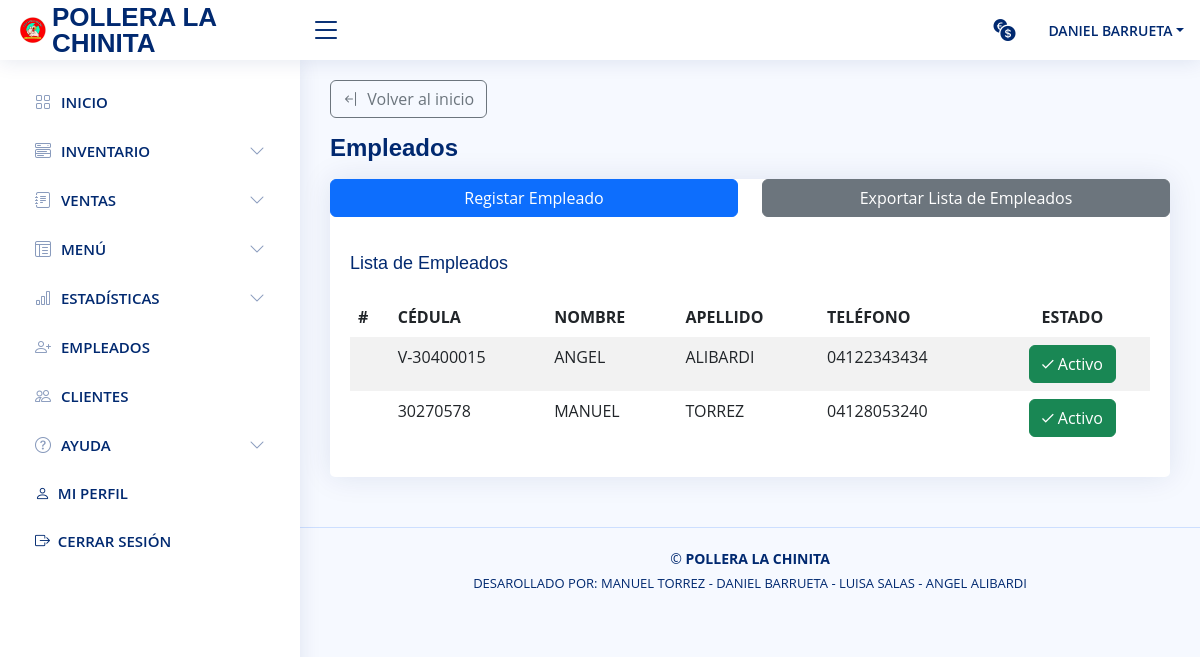
/vista/lista_empleados.php (signed in), run on an earlier commit of the app's database.
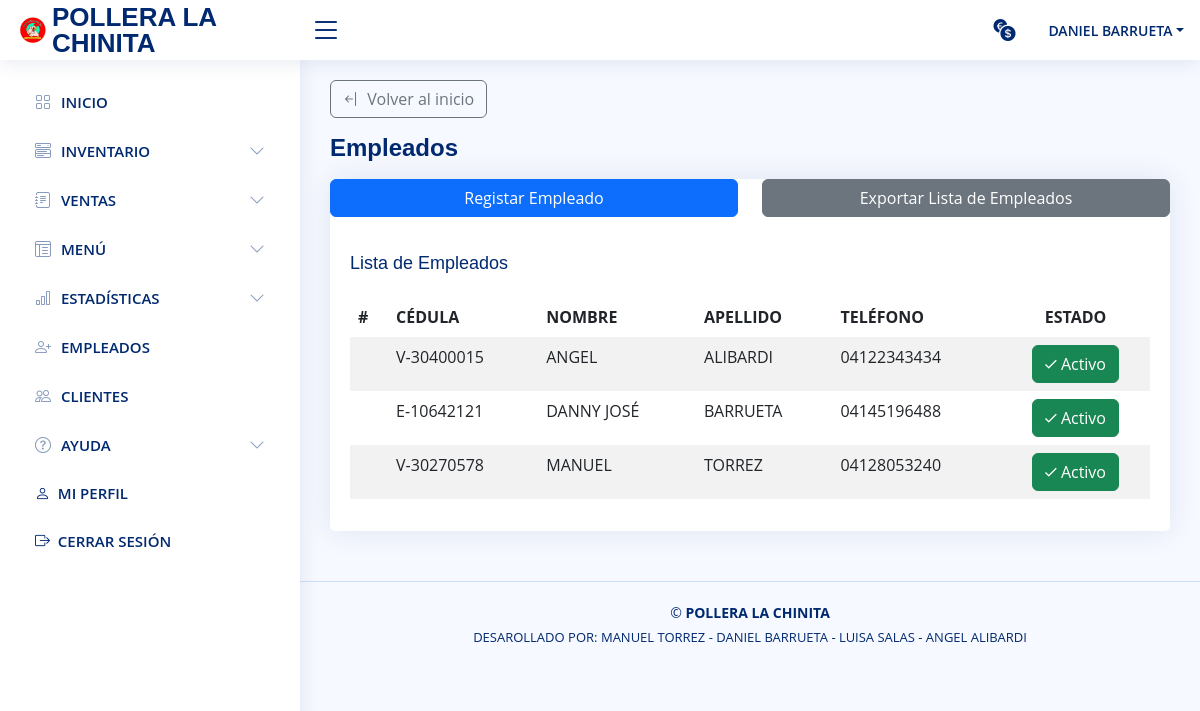
And on a later commit of the database.
### tables this page shows
CREATE TABLE `usuario` (
  `id_usuario` int NOT NULL,
  `cedula` varchar(10) NOT NULL,
  `nombre` varchar(50) NOT NULL,
  `apellido` varchar(50) NOT NULL,
  `correo` varchar(70) NOT NULL,
  `contraseña` varchar(20) NOT NULL,
  `telefono` varchar(11) NOT NULL,
  `direccion` varchar(70) NOT NULL,
  `primer_inicio` tinyint(1) NOT NULL,
  `id_rol` int NOT NULL,
  `estado` int NOT NULL
);

### modelo/modeloPrincipal.php (called while the page is built, shortened)
<?php
class modeloPrincipal {
    public static function Conexion(){
        if(!$con = mysqli_connect(SERVER, USER, PASSWORD)){
            die("Los datos de conexión con la base de datos ingresados son incorrectos, por favor verifique");
        }
        mysqli_set_charset($con, "utf8");
        return $con;
    }
    public static function consultar($query) {
        if (!$consul = mysqli_query(Self::Conexion(),$query)) {
            mysqli_query(Self::Conexion(),"ROLLBACK;");
            die(mysqli_error($query).' Error en la consulta SQL ejecutada ');
        }else{
            mysqli_query(Self::Conexion(),"COMMIT;");
        }
        return $consul;
    }
}

### include/listas_registros_include.php (the view, shortened to what this page needs)
<?php
include_once("../modelo/modeloPrincipal.php");
function consultar_registros($tabla){
    $id_usuario = $_SESSION['user_id'];
        while ( $mostrar = mysqli_fetch_array($consulta)) { ?>
        <?php }
    if($tabla === 'usuario'){
        $consulta = modeloPrincipal::consultar("SELECT id_usuario, cedula, nombre, apellido, telefono, estado FROM usuario
            WHERE id_usuario != '$id_usuario' AND id_rol != 1 ORDER BY nombre ASC");
        while ( $mostrar = mysqli_fetch_array($consulta)) { ?>
            <tr>
                <td></td>
                <td><?= $mostrar["cedula"]; ?></td>
                <td><?= $mostrar["nombre"]; ?></td>
                <td><?= $mostrar["apellido"]; ?></td>
                <td><?= $mostrar["telefono"]; ?></td>
                <td scope="row" class="text-center">
                    <form action="../controlador/usuario_controller.php" method="post" class="SendFormAjax" data-type-form="updateAccounUser" >
                        <?php if ($mostrar["estado"] === "1") { ?>
                            <button <?= ($_SESSION['id_rol']  < "3") ? '' : 'disabled' ?> class="btn btn-success" title="estado del usuario">
                                <i class="zmdi zmdi-check"></i> Activo
                            </button>
                        <?php }else if ($mostrar["estado"] === "0") { ?>
                            <input type="hidden" name="modulo" value="inactivo">
                            <button <?= ($_SESSION['id_rol']  < "3") ? '' : 'disabled' ?> class="btn btn-danger">
                                <i class="zmdi zmdi-close"></i> Inactivo
                            </button>
                        <?php } ?>
                    </form>
                </td>
            </tr>
        <?php }
    }
        while ( $mostrar =  mysqli_fetch_assoc($consulta)) { ?>
    <?php }
};

### vista/lista_empleados.php (shortened to what this page needs)
<?php
if (!isset($_SESSION['logged_in']) || $_SESSION['logged_in'] !== true) {
	header('Location: ../index.php');
	exit();
}else if ($_SESSION['id_rol'] < "3"){ ?>
  <!DOCTYPE html>
  <html lang="en">
    <head>
        <?php
          include_once("../include/meta_include.php");
          include_once("../include/css_include.php"); ?>
    </head>
    <body>
      <?php
        include_once("../include/header.php");
        include_once("../include/sliderbar.php"); ?>
      <main id="main" class="main">
        <div class="pagetitle">
          <a class="btn btn-outline-secondary bi bi-arrow-bar-left" href="./inicio.php">&nbsp; Volver al inicio</a>
          <h1 class="my-3">Empleados</h1>
        </div>
        <section class="section dashboard">
          <div class="row">
            <div class="col-lg-12">
              <div class="card">
                <div class="row btn-group text-center">
                  <div class="col-12 col-sm-12 col-md-6 mb-3 row m-0">
                    <a class="col-12 btn btn-primary" href="./registrar_empleados.php">Registar Empleado</a>
                  </div>
                  <div class="col-12 col-sm-12 col-md-6 mb-3 row m-0">
                    <a class="col-12 btn btn-secondary" target="_blank" href="./reportes/lista_empleados.php" class=col-12 "btn btn-success">Exportar Lista de Empleados</a>
                  </div>
                </div>
                <div class="card-body pb-3">
                  <div class="table-responsive">
                    <h5 class="card-title">Lista de Empleados</h5>
                    <table class="table table-borderless table-striped datatable" id="example">
                      <thead>
                        <tr>
                          <th scope="col">#</th>
                          <th scope="col">CÉDULA</th>
                          <th scope="col">NOMBRE</th>
                          <th scope="col">APELLIDO</th>
                          <th scope="col">TELÉFONO</th>
                          <th scope="col" class="text-center">ESTADO</th>
                        </tr>
                      </thead>
                      <tbody>
                        <?php include("../include/listas_registros_include.php"); consultar_registros('usuario'); ?>
                      </tbody>
                    </table>
                  </div>
                </div>
              </div>
            </div>
          </div>
        </section>
      </main>
      <?php
        include_once("../include/footer.php");
        include_once("../include/scripts_include.php"); ?>
    </body>
  </html>
<?php }else {
	header('Location: ./inicio.php');
	exit();
	}
?>

### include/css_include.php (shortened to what this page needs)
<link href="./css/sweet-alert.css" rel="stylesheet">
<link href="./css/bootstrap.min.css" rel="stylesheet">
<link href="./css/main.css" rel="stylesheet">
<link href="./css/material-design-iconic-font.min.css" rel="stylesheet">
<link href="./css/bootstrap-icons.css" rel="stylesheet">
<link rel="stylesheet" href="css/dataTables.bootstrap5.min.css">
<link href="assets/css/style.css" rel="stylesheet">
<link rel="stylesheet" href="./css/select2.min.css">

### include/header.php (shortened to what this page needs)
<header id="header" class="header fixed-top d-flex align-items-center">
  <div class="d-flex align-items-center justify-content-between">
    <a href="./inicio.php" class="logo d-flex align-items-center ">
      <img src="img/logo.png" alt="">
      <span class="d-none d-lg-block">POLLERA LA CHINITA</span>
    </a>
    <i class="bi bi-list toggle-sidebar-btn"></i>
  </div>
  <nav class="header-nav ms-auto">
    <ul class="d-flex align-items-center">
      <li class="nav-item dropdown">
        <a class="nav-link nav-icon" href="" data-bs-toggle="dropdown">
          <i class="bi bi-currency-exchange"></i>
        </a>
      </li>
        <li class="nav-item dropdown pe-3">
          <a class="nav-link nav-profile d-flex align-items-center pe-0" href="" data-bs-toggle="dropdown">
            <span class="d-none d-md-block dropdown-toggle ps-2"><?php echo $_SESSION['nombre'], " ", $_SESSION['apellido']; ?></span>
          </a>
        </li>
      </ul>
    </nav>
  </header>

### include/sliderbar.php (shortened to what this page needs)
<aside id="sidebar" class="sidebar">
  <ul class="sidebar-nav" id="sidebar-nav">
    <li class="nav-item">
      <a class="nav-link collapsed" href="inicio.php">
        <i class="bi bi-grid"></i>
        <span>INICIO</span>
      </a>
    </li>
    <li class="nav-item">
      <a class="nav-link collapsed" data-bs-target="#components-nav" data-bs-toggle="collapse" href="#">
        <i class="bi bi-menu-button-wide"></i><span>INVENTARIO</span><i class="bi bi-chevron-down ms-auto"></i>
      </a>
    </li>
    <li class="nav-item">
      <a class="nav-link collapsed" data-bs-target="#forms-nav" data-bs-toggle="collapse" href="#">
        <i class="bi bi-journal-text"></i><span>VENTAS</span><i class="bi bi-chevron-down ms-auto"></i>
      </a>
    </li>
    <li class="nav-item">
      <a class="nav-link collapsed" data-bs-target="#tables-nav" data-bs-toggle="collapse" href="#">
        <i class="bi bi-layout-text-window-reverse"></i><span>MENÚ</span><i class="bi bi-chevron-down ms-auto"></i>
      </a>
    </li>
    <li class="nav-item">
      <a class="nav-link collapsed" data-bs-target="#charts-nav" data-bs-toggle="collapse" href="#">
        <i class="bi bi-bar-chart"></i><span>ESTADÍSTICAS</span><i class="bi bi-chevron-down ms-auto"></i>
      </a>
    </li>
    <?php if ($_SESSION["id_rol"] < "3") {?>
      <li class="nav-item">
        <a class="nav-link collapsed" href="../vista/lista_empleados.php">
          <i class="bi bi-person-plus"></i>
          <span>EMPLEADOS</span>
        </a>
      </li>
    <?php } ?>
    <li class="nav-item">
      <a class="nav-link collapsed" href="../vista/cliente.php">
        <i class="bi bi-people"></i>
        <span>CLIENTES</span>
      </a>
    </li>
    <li class="nav-item">
      <a class="nav-link collapsed" data-bs-target="#ayuda-nav" data-bs-toggle="collapse" href="#">
        <i class="bi bi-question-circle"></i><span>AYUDA</span><i class="bi bi-chevron-down ms-auto"></i>
      </a>
    </li>
    <li class="nav-item">
      <a class="nav-link collapsed bi bi-person" href="./mi_perfil.php">&nbsp; MI PERFIL</a>
    </li>
    <li class="nav-item">
      <button class="nav-link collapsed bi bi-box-arrow-right btn-exit-system">&nbsp; CERRAR SESIÓN</button>
    </li>
  </ul>
</aside>

### include/footer.php (shortened to what this page needs)
<footer id="footer" class="footer">
  <div class="copyright">
    &copy; <strong><span>POLLERA LA CHINITA</span></strong>
  </div>
  <div class="credits">
    <p>DESAROLLADO POR: MANUEL TORREZ - DANIEL BARRUETA - LUISA SALAS - ANGEL ALIBARDI </p>
  </div>
</footer>

### vista/css/main.css (style rules this page uses)
* { margin: 0; padding: 0; box-sizing: border-box; -moz-box-sizing: border-box; }

### vista/assets/css/style.css (style rules this page uses)
:root { scroll-behavior: smooth; }
body { font-family: "Open Sans", sans-serif; background: #f6f9ff; color: #444444; }
a { color: #4154f1; text-decoration: none; }
h1, h2, h3, h4, h5, h6 { font-family: "Nunito", sans-serif; }
#main { margin-top: 60px; padding: 20px 30px; transition: all 0.3s; }
.pagetitle { margin-bottom: 10px; }
.pagetitle h1 { font-size: 24px; margin-bottom: 0; font-weight: 600; color: #012970; }
.card { margin-bottom: 30px; border: none; border-radius: 5px; box-shadow: 0px 0 30px rgba(1, 41, 112, 0.1); }
.card-title { padding: 20px 0 15px 0; font-size: 18px; font-weight: 500; color: #012970; font-family: "Poppins", sans-serif; }
.card-body { padding: 0 20px 20px 20px; }
.logo { line-height: 1; }
@media (min-width: 1200px) { .logo { width: 280px; } }
.logo img { max-height: 26px; margin-right: 6px; }
.logo span { font-size: 26px; font-weight: 700; color: #012970; font-family: "Nunito", sans-serif; }
.header { transition: all 0.5s; z-index: 997; height: 60px; box-shadow: 0px 2px 20px rgba(1, 41, 112, 0.1); background-color: #fff; padding-left: 20px; }
.header .toggle-sidebar-btn { font-size: 32px; padding-left: 10px; cursor: pointer; color: #012970; }
.header-nav ul { list-style: none; }
.header-nav>ul { margin: 0; padding: 0; }
.header-nav .nav-icon { font-size: 22px; color: #012970; margin-right: 25px; position: relative; }
.header-nav .nav-profile { color: #012970; }
.header-nav .nav-profile span { font-size: 14px; font-weight: 600; }
.sidebar { position: fixed; top: 60px; left: 0; bottom: 0; width: 300px; z-index: 996; transition: all 0.3s; padding: 20px; overflow-y: auto; scrollbar-width: thin; scrollbar-color: #aab7cf transparent; box-shadow: 0px 0px 20px rgba(1, 41, 112, 0.1); background-color: #fff; }
@media (min-width: 1200px) { #main, #footer { margin-left: 300px; } }
.sidebar-nav { padding: 0; margin: 0; list-style: none; }
.sidebar-nav li { padding: 0; margin: 0; list-style: none; }
.sidebar-nav .nav-item { margin-bottom: 5px; }
.sidebar-nav .nav-link { display: flex; align-items: center; font-size: 15px; font-weight: 600; color: #4154f1; transition: 0.3; background: #f6f9ff; padding: 10px 15px; border-radius: 4px; }
.sidebar-nav .nav-link i { font-size: 16px; margin-right: 10px; color: #4154f1; }
.sidebar-nav .nav-link.collapsed { color: #012970; background: #fff; }
.sidebar-nav .nav-link.collapsed i { color: #899bbd; }
.sidebar-nav .nav-link .bi-chevron-down { margin-right: 0; transition: transform 0.2s ease-in-out; }
.footer { padding: 20px 0; font-size: 14px; transition: all 0.3s; border-top: 1px solid #cddfff; }
.footer .copyright { text-align: center; color: #012970; }
.footer .credits { padding-top: 5px; text-align: center; font-size: 13px; color: #012970; }

What changed in the data, as far as the page shows it:
added usuario: cedula "E-10642121", nombre "DANNY JOSÉ", apellido "BARRUETA", telefono "04145196488", estado 1 (drawn)
changed usuario "MANUEL": cedula "30270578" → "V-30270578"
